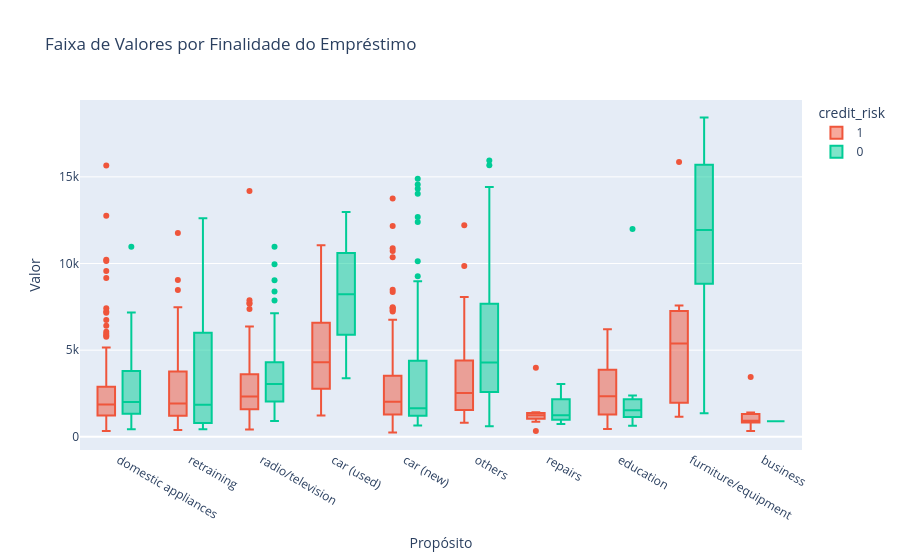

Write notebook code for a chart like this one.
### Markdown cell above
É possível observar uma correlação natural: maiores valores solicitados exigem prazos mais longos. Mas e a finalidade do crédito?

### Code cell
# Boxplot de Finalidade do Empréstimo
fig_purpose = plots.plot_boxplot_purpose(df)
fig_purpose.show()

### Figure 1 — Plotly figure (JSON) as saved in the notebook; plotly's stock layout.template omitted (floating-point values rounded to 4 significant figures; data arrays with more than 128 entries replaced by an {"elided": "..."} marker saying what was removed)
{"data": [{"alignmentgroup": "True", "hovertemplate": "credit_risk=1<br>purpose=%{x}<br>amount=%{y}<extra></extra>", "legendgroup": "1", "marker": {"color": "#EF553B"}, "name": "1", "notched": false, "offsetgroup": "1", "orientation": "v", "showlegend": true, "type": "box", "x": {"elided": "700 str values"}, "x0": " ", "xaxis": "x", "y": {"elided": "700 int values"}, "y0": " ", "yaxis": "y"}, {"alignmentgroup": "True", "hovertemplate": "credit_risk=0<br>purpose=%{x}<br>amount=%{y}<extra></extra>", "legendgroup": "0", "marker": {"color": "#00CC96"}, "name": "0", "notched": false, "offsetgroup": "0", "orientation": "v", "showlegend": true, "type": "box", "x": {"elided": "300 str values"}, "x0": " ", "xaxis": "x", "y": {"elided": "300 int values"}, "y0": " ", "yaxis": "y"}], "layout": {"boxmode": "group", "legend": {"title": {"text": "credit_risk"}, "tracegroupgap": 0}, "title": {"text": "Faixa de Valores por Finalidade do Empréstimo"}, "xaxis": {"anchor": "y", "domain": [0, 1], "title": {"text": "Propósito"}}, "yaxis": {"anchor": "x", "domain": [0, 1], "title": {"text": "Valor"}}}}
